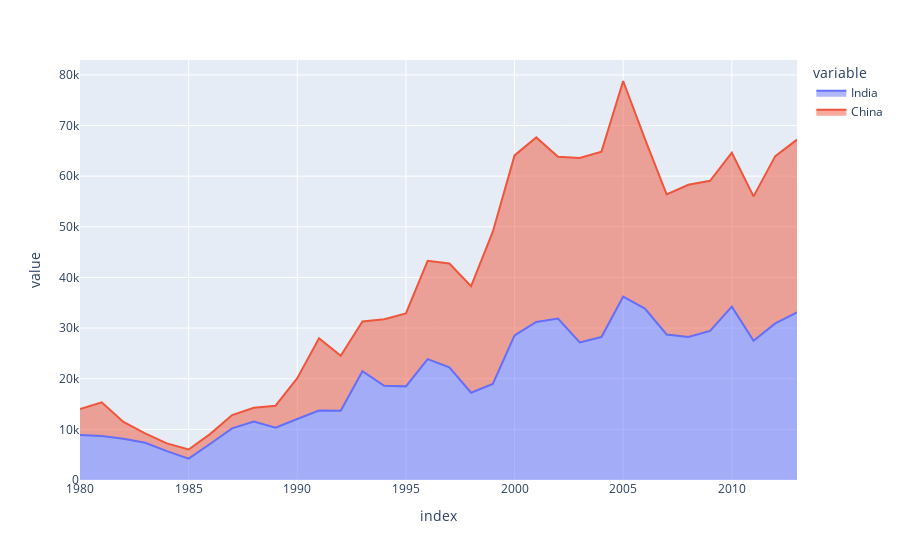

Notebook cell for this chart:
### Code cell
px.area(top5df,x=top5df.index, y= ['India','China'])

### Figure 1 — Plotly figure (JSON) as saved in the notebook; plotly's stock layout.template omitted (floating-point values rounded to 4 significant figures)
{"data": [{"fillpattern": {"shape": ""}, "hovertemplate": "variable=India<br>index=%{x}<br>value=%{y}<extra></extra>", "legendgroup": "India", "line": {"color": "#636efa"}, "marker": {"symbol": "circle"}, "mode": "lines", "name": "India", "orientation": "v", "showlegend": true, "stackgroup": "1", "type": "scatter", "x": [1980, 1981, 1982, 1983, 1984, 1985, 1986, 1987, 1988, 1989, 1990, 1991, 1992, 1993, 1994, 1995, 1996, 1997, 1998, 1999, 2000, 2001, 2002, 2003, 2004, 2005, 2006, 2007, 2008, 2009, 2010, 2011, 2012, 2013], "xaxis": "x", "y": [8880, 8670, 8147, 7338, 5704, 4211, 7150, 10189, 11522, 10343, 12041, 13734, 13673, 21496, 18620, 18489, 23859, 22268, 17241, 18974, 28572, 31223, 31889, 27155, 28235, 36210, 33848, 28742, 28261, 29456, 34235, 27509, 30933, 33087], "yaxis": "y"}, {"fillpattern": {"shape": ""}, "hovertemplate": "variable=China<br>index=%{x}<br>value=%{y}<extra></extra>", "legendgroup": "China", "line": {"color": "#EF553B"}, "marker": {"symbol": "circle"}, "mode": "lines", "name": "China", "orientation": "v", "showlegend": true, "stackgroup": "1", "type": "scatter", "x": [1980, 1981, 1982, 1983, 1984, 1985, 1986, 1987, 1988, 1989, 1990, 1991, 1992, 1993, 1994, 1995, 1996, 1997, 1998, 1999, 2000, 2001, 2002, 2003, 2004, 2005, 2006, 2007, 2008, 2009, 2010, 2011, 2012, 2013], "xaxis": "x", "y": [5123, 6682, 3308, 1863, 1527, 1816, 1960, 2643, 2758, 4323, 8076, 14255, 10846, 9817, 13128, 14398, 19415, 20475, 21049, 30069, 35529, 36434, 31961, 36439, 36619, 42584, 33518, 27642, 30037, 29622, 30391, 28502, 33024, 34129], "yaxis": "y"}], "layout": {"legend": {"title": {"text": "variable"}, "tracegroupgap": 0}, "margin": {"t": 60}, "xaxis": {"anchor": "y", "domain": [0, 1], "title": {"text": "index"}}, "yaxis": {"anchor": "x", "domain": [0, 1], "title": {"text": "value"}}}}
